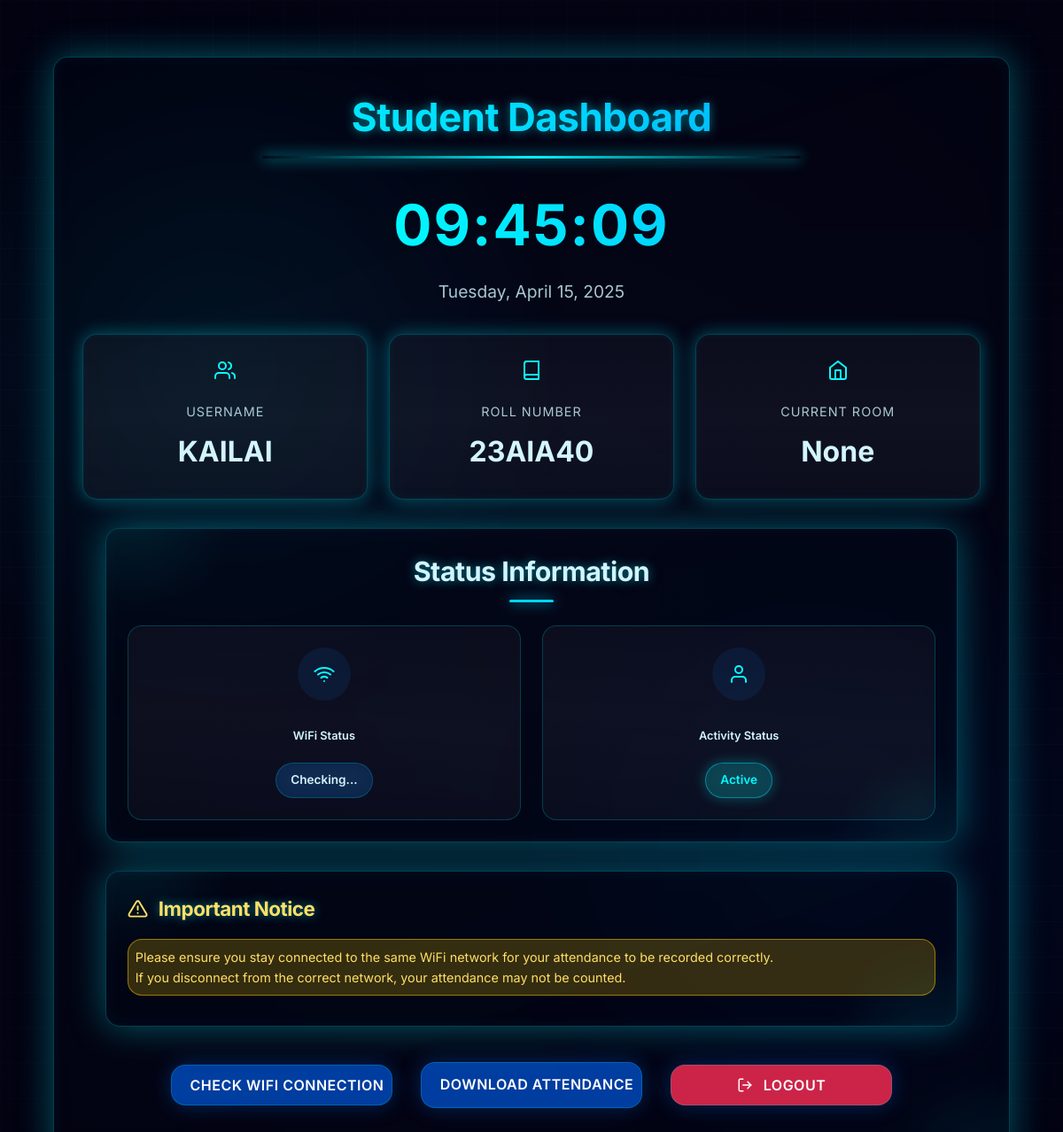
Before: /student_dashboard (signed in) with the older database file.
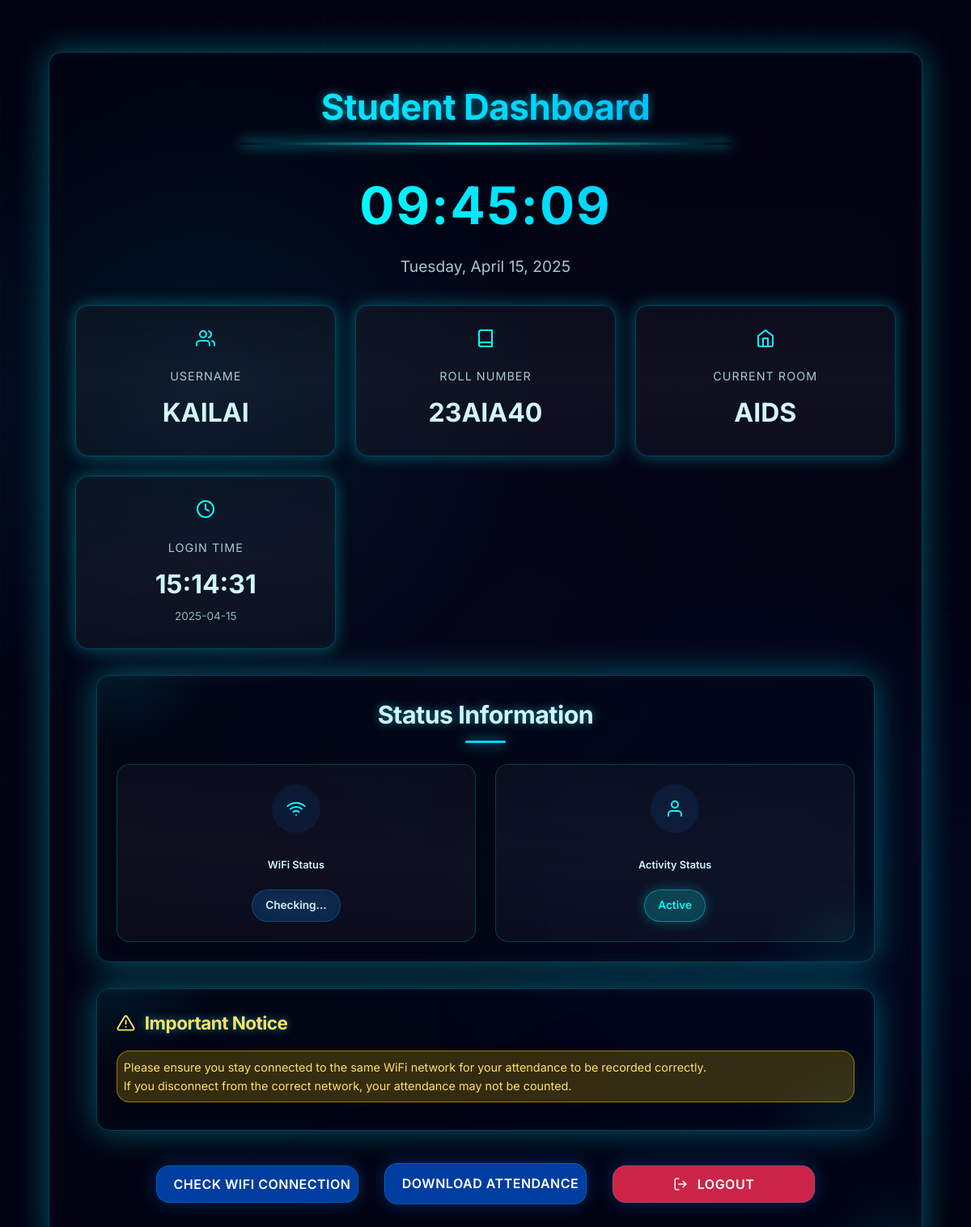
After: the same page with the newer database file.
### app.py (models this page shows)
class Student(db.Model):
    __bind_key__ = 'student_db'
    id = db.Column(db.Integer, primary_key=True)
    roll_number = db.Column(db.String(50), nullable=False, unique=True)
    username = db.Column(db.String(50), nullable=False)
    password = db.Column(db.String(100), nullable=False)
    current_room = db.Column(db.String(50))  # Store current room code
    current_bssid = db.Column(db.String(100))  # Store student's current BSSID
    face_image_path = db.Column(db.String(200))  # Path to stored face image
    is_logged_in = db.Column(db.Boolean, default=False)
    login_time = db.Column(db.DateTime)
    last_active_time = db.Column(db.DateTime)
    is_active = db.Column(db.Boolean, default=True)

### app.py (the view)
@app.route('/student_dashboard')
def student_dashboard():
    if 'student_id' not in session:
        flash("Please login first")
        return redirect(url_for('login_student'))
    student_id = session.get('student_id')
    student = Student.query.get(student_id)
    return render_template('student_dashboard.html', student=student)

### templates/student_dashboard.html (shortened to what this page needs)
<!DOCTYPE html>
<html lang="en">
<head>
    <link rel="stylesheet" type="text/css" href="{{ url_for('static', filename='app.css') }}">
</head>
<body>
    <div class="container main-container glass-highlight">
        <h1>Student Dashboard</h1>
        <div class="time-display">
            <div id="current-time" class="digital-clock neon-pulse">00:00:00</div>
            <div id="current-date" class="date-display">Loading date...</div>
        </div>
        <div class="stats-panel">
            <div class="stat-card glass-highlight">
                <div class="stat-icon">
                </div>
                <div class="stat-title">Username</div>
                <div class="count">{{ student.username }}</div>
            </div>
            <div class="stat-card glass-highlight">
                <div class="stat-icon">
                    <svg xmlns="http://www.w3.org/2000/svg" width="24" height="24" viewBox="0 0 24 24" fill="none" stroke="currentColor" stroke-width="2" stroke-linecap="round" stroke-linejoin="round"><path d="M4 19.5A2.5 2.5 0 0 1 6.5 17H20"></path><path d="M6.5 2H20v20H6.5A2.5 2.5 0 0 1 4 19.5v-15A2.5 2.5 0 0 1 6.5 2z"></path></svg>
                </div>
                <div class="stat-title">Roll Number</div>
                <div class="count">{{ student.roll_number }}</div>
            </div>
            <div class="stat-card glass-highlight">
                <div class="stat-icon">
                    <svg xmlns="http://www.w3.org/2000/svg" width="24" height="24" viewBox="0 0 24 24" fill="none" stroke="currentColor" stroke-width="2" stroke-linecap="round" stroke-linejoin="round"><path d="M3 9l9-7 9 7v11a2 2 0 0 1-2 2H5a2 2 0 0 1-2-2z"></path><polyline points="9 22 9 12 15 12 15 22"></polyline></svg>
                </div>
                <div class="stat-title">Current Room</div>
                <div class="count">{{ student.current_room }}</div>
            </div>
            {% if student.login_time %}
            <div class="stat-card glass-highlight">
                <div class="stat-icon">
                    <svg xmlns="http://www.w3.org/2000/svg" width="24" height="24" viewBox="0 0 24 24" fill="none" stroke="currentColor" stroke-width="2" stroke-linecap="round" stroke-linejoin="round"><circle cx="12" cy="12" r="10"></circle><polyline points="12 6 12 12 16 14"></polyline></svg>
                </div>
                <div class="stat-title">Login Time</div>
                <div class="count">{{ student.login_time.strftime('%H:%M:%S') }}</div>
                <div class="sub-text">{{ student.login_time.strftime('%Y-%m-%d') }}</div>
            </div>
            {% endif %}
        </div>
        <div class="container status-container">
            <h2>Status Information</h2>
            <div class="status-cards">
                <div class="status-card glass-highlight">
                    <div id="wifi-icon" class="status-icon">
                    </div>
                    <div class="status-label">WiFi Status</div>
                    <div id="wifi-status" class="status-chip">Checking...</div>
                </div>
                <div class="status-card glass-highlight">
                    <div class="status-icon">
                        <svg xmlns="http://www.w3.org/2000/svg" width="24" height="24" viewBox="0 0 24 24" fill="none" stroke="currentColor" stroke-width="2" stroke-linecap="round" stroke-linejoin="round"><path d="M20 21v-2a4 4 0 0 0-4-4H8a4 4 0 0 0-4 4v2"></path><circle cx="12" cy="7" r="4"></circle></svg>
                    </div>
                    <div class="status-label">Activity Status</div>
                    <div id="active-status" data-active="{{ 'true' if student.is_active else 'false' }}" class="status-chip">
                        {{ "Active" if student.is_active else "Inactive" }}
                    </div>
                </div>
            </div>
        </div>
        <div class="container notice-container">
            <div class="notice-header">
                <h3>Important Notice</h3>
            </div>
            <div class="wifi-warning">
                <p>Please ensure you stay connected to the same WiFi network for your attendance to be recorded correctly.</p>
                <p>If you disconnect from the correct network, your attendance may not be counted.</p>
            </div>
        </div>
        <div class="button-group">
            <button onclick="checkWiFiStatus()" class="btn">
                Check WiFi Connection
            </button>
            <a href="/download_student_attendance" class="btn">
                Download Attendance
            </a>
            <button onclick="logout()" class="btn danger">
                Logout
            </button>
        </div>
    </div>
</body>
</html>

Changed rows visible on the page:
changed Student "KAILAI": current_room "None" → "AIDS"; login_time (not shown) → "15:14:31"; login_time (not shown) → "2025-04-15"
Other visible differences:
text now shown: "LOGIN TIME"
